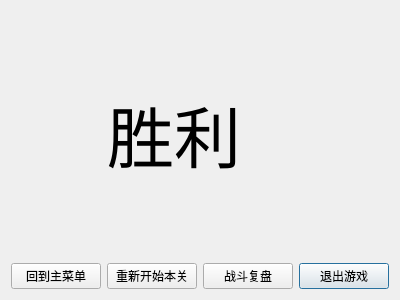
<?xml version="1.0" encoding="UTF-8"?>
<ui version="4.0">
 <class>FinallyWinDialog</class>
 <widget class="QDialog" name="FinallyWinDialog">
  <property name="geometry">
   <rect>
    <x>0</x>
    <y>0</y>
    <width>400</width>
    <height>300</height>
   </rect>
  </property>
  <property name="windowTitle">
   <string>Dialog</string>
  </property>
  <layout class="QGridLayout" name="gridLayout">
   <item row="2" column="3">
    <widget class="QPushButton" name="exitBtn">
     <property name="text">
      <string>退出游戏</string>
     </property>
    </widget>
   </item>
   <item row="2" column="0">
    <widget class="QPushButton" name="toInitBtn">
     <property name="text">
      <string>回到主菜单</string>
     </property>
    </widget>
   </item>
   <item row="2" column="1">
    <widget class="QPushButton" name="restartBtn">
     <property name="text">
      <string>重新开始本关</string>
     </property>
    </widget>
   </item>
   <item row="2" column="2">
    <widget class="QPushButton" name="reviewBtn">
     <property name="text">
      <string>战斗复盘</string>
     </property>
    </widget>
   </item>
   <item row="0" column="1" colspan="2">
    <widget class="QLabel" name="label">
     <property name="font">
      <font>
       <pointsize>50</pointsize>
      </font>
     </property>
     <property name="text">
      <string>胜利</string>
     </property>
    </widget>
   </item>
  </layout>
 </widget>
 <resources/>
 <connections>
  <connection>
   <sender>exitBtn</sender>
   <signal>clicked()</signal>
   <receiver>FinallyWinDialog</receiver>
   <slot>close()</slot>
   <hints>
    <hint type="sourcelabel">
     <x>329</x>
     <y>280</y>
    </hint>
    <hint type="destinationlabel">
     <x>199</x>
     <y>149</y>
    </hint>
   </hints>
  </connection>
  <connection>
   <sender>toInitBtn</sender>
   <signal>clicked()</signal>
   <receiver>FinallyWinDialog</receiver>
   <slot>close()</slot>
   <hints>
    <hint type="sourcelabel">
     <x>70</x>
     <y>280</y>
    </hint>
    <hint type="destinationlabel">
     <x>199</x>
     <y>149</y>
    </hint>
   </hints>
  </connection>
  <connection>
   <sender>restartBtn</sender>
   <signal>clicked()</signal>
   <receiver>FinallyWinDialog</receiver>
   <slot>close()</slot>
   <hints>
    <hint type="sourcelabel">
     <x>199</x>
     <y>280</y>
    </hint>
    <hint type="destinationlabel">
     <x>199</x>
     <y>149</y>
    </hint>
   </hints>
  </connection>
 </connections>
</ui>
